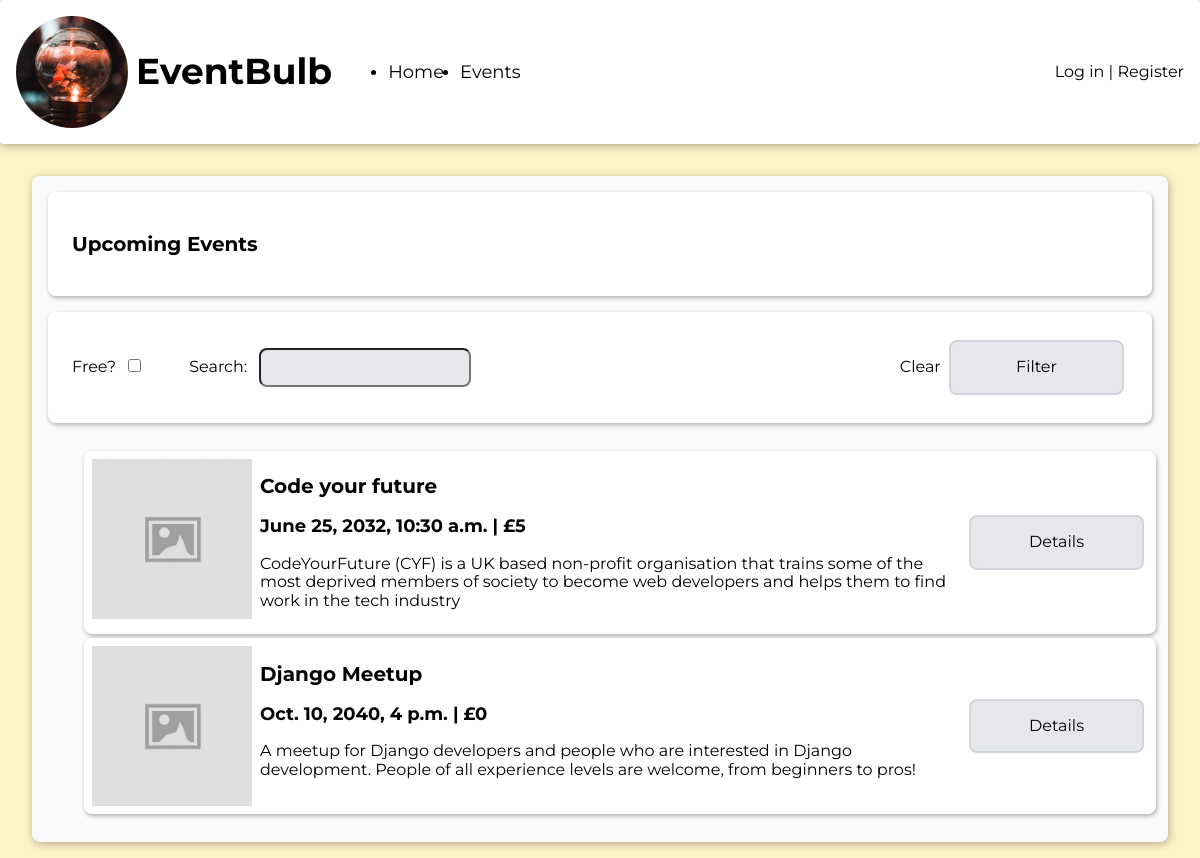
Screenshot of /events/ with the database file from the repository.
### events/models.py (models this page shows)
class Event(models.Model):
    title = models.CharField(max_length=255)
    description = models.TextField()
    datetime = models.DateTimeField()
    cost = models.IntegerField()

### events/views.py (the view)
# urls.py: path('', views.list, name="events_list"),
def list(request):
    today = datetime.today()
    filter_map = {
        'title': 'title__icontains',
        'is_free': 'cost'
    }
    filters = {}
    for key, value in request.GET.items():
        filter_key = filter_map[key]
        filters[filter_key] = value
    events = Event.objects.filter(
          datetime__gte=today).filter(**filters).order_by('datetime')
    return render(request, 'events/list.html', {'events': events})

### templates/events/list.html (shortened to what this page needs)
{% extends 'base.html' %}
{% load static %}
{% block content %}
  <main>
    <section id="event-list" class="card-background">
      <section class="card">
        <h2>Upcoming Events</h2>
      </section>
      <section class="card">
        <form action="{% url 'events_list' %}" method="get" class="filter-controls-form">
          <div class="filter-controls">
            <div class="input-group">
              <label for="is_free">Free?</label>
              <input type="checkbox" name="is_free" id="is_free" value="0" />
            </div>
            <div class="input-group">
              <label for="title">Search:</label>
              <input type="text" name="title" id="title">
            </div>
          </div>
          <div>
            <a href="{% url 'events_list' %}" >Clear</a>
            <button type="submit" class="button gray">
            Filter
            </button>
          </div>
        </form>
      </section>
      <ul class="events-list">
        {% for event in events %}
          <li class="card event">
            <img class="event-image" src="{% static 'images/image_placeholder.jpg' %}" alt="">
            <div class="event-info">
              <h2>{{ event.title }}</h2>
              <h3>{{ event.datetime }} | £{{ event.cost }}</h3>
              <p>{{ event.description }}</p>
            </div>
            <div class="event-controls">
              <a href="{% url 'events_details' event.id %}" class="button gray">Details</a>
            </div>
          </li>
        {% endfor %}
      </ul>
    </section>
  </main>
{% endblock %}

### templates/base.html (shortened to what this page needs)
{% load static %}
<!DOCTYPE html>
<html lang="en">
<head>
  <link href="https://cdnjs.cloudflare.com/ajax/libs/normalize/8.0.1/normalize.min.css" rel="stylesheet">
  <link href="https://cdnjs.cloudflare.com/ajax/libs/meyer-reset/2.0/reset.min.css" rel="stylesheet">
  <link rel="stylesheet" href="{% static 'css/style.css' %}">
</head>
<body>
  <header class="navbar">
    <section>
      <img class="logo" src="{% static 'images/logo.jpg' %}" alt="EventBulb Logo">
      <h1 class="site-heading">EventBulb</h1>
      <nav>
        <ul>
          <li>
            <a href="{% url 'information_home' %}">Home</a>
          </li>
          <li>
            <a href="{% url 'events_list' %}">Events</a>
          </li>
        </ul>
      </nav>
    </section>
    <nav class="auth-nav">
      {% if user.is_authenticated %}
      <span>Logged in as: <span class="logged-in-username">{{ user.username }}</span></span>
      <span> | </span>
      <a href="{% url 'accounts_logout' %}">Log out</a>
      {% else %}
      <a href="{% url 'accounts_login' %}">Log in</a>
      <span> | </span>
      <a href="{% url 'accounts_register' %}">Register</a>
      {% endif %}
    </nav>
  </header>
  {% block content %}{% endblock content %}
</body>
</html>

### static/css/style.css (style rules this page uses)
:root { --shadow: 1px 2px 8px rgba(0,0,0,0.3); --shadow-small: 1px 2px 4px rgba(0,0,0,0.3); --yellow : #FEF3C7; --yellow-accent: #FDE68A; --gray: #E5E7EB; --gray-accent: #D1D5DB; --gray-light: #F9FAFB; --red: #FECACA; --red-accent: #FCA5A5; }
body { background-color: var(--yellow); display: flex; flex-direction: column; height: 100vh; font-family: 'Montserrat', Helvetica, Arial, sans-serif; }
a { color: inherit; text-decoration: inherit; }
h2 { font-size: 1.25rem; }
h3 { font-size: 1.125rem; }
.navbar { display: grid; grid-template-columns: 1fr 1fr; align-items: center; background-color: white; border-radius: 0.25rem; padding: 1rem; box-shadow: var(--shadow) }
.navbar > section { display: flex; align-items: center; }
.navbar .logo { margin-right: 0.5rem; height: 7rem; width: 7rem; object-fit: cover; border-radius: 100%; }
.site-heading { font-size: 1.5rem; }
.navbar .site-heading { font-size: 2.25rem; margin-right: 1rem; }
.navbar > .auth-nav { justify-self: flex-end; }
.navbar nav > ul { display: flex; align-items: center; }
.navbar nav > ul > li { margin-right: 1rem; }
.navbar nav > ul > li > a, .navbar nav > ul > li > span { font-size: 1.125rem; }
main { margin: 1rem; padding: 1rem; display: grid; gap: 1rem; flex-grow: 1; flex-shrink: 1; }
.card-background { background-color: var(--gray-light); padding: 0.5rem; box-shadow: var(--shadow); border-radius: 0.5rem; display: flex; flex-direction: column; }
.card { margin: 0.5rem; padding: 1.5rem; background-color: white; border-radius: 0.5rem; box-shadow: var(--shadow-small) }
.filter-controls-form { display: flex; justify-content: space-between; }
.filter-controls { display: flex; align-items: center; margin-right: 1.5rem; }
.filter-controls > .input-group { margin-right: 1.5rem; }
.filter-controls > .input-group > label { margin-right: 0.5rem; }
input[type="text"], input[type="password"], textarea { padding: 0.5rem; background-color: var(--gray); border-radius: 0.5rem; }
.button { padding: 1rem; border-radius: 0.5rem; min-width: 175px; margin: 0.25rem; box-sizing: border-box; transition: background-color 150ms; text-align: center; cursor: pointer; }
.button.gray { background-color: var(--gray); border: 2px solid var(--gray-accent); }
.card.event { margin: 0.25rem; padding: 0.5rem; background-color: white; border-radius: 0.5rem; box-shadow: var(--shadow-small); display: flex; align-items: start; }
.event-image { background-color: var(--gray); object-fit: cover; width: 10rem; height: 10rem; margin-right: 0.5rem; }
.event > .event-info { flex-grow: 1; }
.event > .event-controls { flex-shrink: 1; align-self: center; justify-self: center; display: flex; flex-direction: column; }

### rows the page displays
Event: title "Code your future", datetime "June 25, 2032, 10:30 a.m.", cost "5", description "CodeYourFuture (CYF) is a UK based non-profit organisation that trains some of the most deprived members of society to become web developers and helps them to find work in the tech industry"
Event: title "Django Meetup", datetime "Oct. 10, 2040, 4 p.m.", cost "0", description "A meetup for Django developers and people who are interested in Django development. People of all experience levels are welcome, from beginners to pros!"
